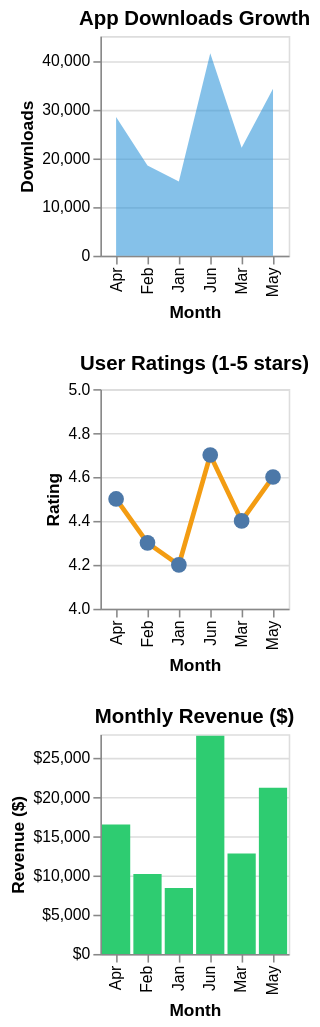

Here is the Vega-Lite specification saved for this chart:
### Vega-Lite specification from a JSON file in a GitHub repository (floating-point values rounded to 4 significant figures)
{"$schema": "https://vega.github.io/schema/vega-lite/v6.json", "description": "Mobile app analytics: Downloads, ratings, and revenue", "data": {"values": [{"month": "Jan", "downloads": 15200, "rating": 4.2, "revenue": 8400}, {"month": "Feb", "downloads": 18500, "rating": 4.3, "revenue": 10200}, {"month": "Mar", "downloads": 22100, "rating": 4.4, "revenue": 12800}, {"month": "Apr", "downloads": 28400, "rating": 4.5, "revenue": 16500}, {"month": "May", "downloads": 34200, "rating": 4.6, "revenue": 21200}, {"month": "Jun", "downloads": 41500, "rating": 4.7, "revenue": 27800}]}, "vconcat": [{"title": "App Downloads Growth", "mark": {"type": "area", "color": "#3498db", "opacity": 0.6}, "encoding": {"x": {"field": "month", "type": "ordinal", "axis": {"title": "Month"}}, "y": {"field": "downloads", "type": "quantitative", "axis": {"title": "Downloads", "format": ",.0f"}}}, "height": 140}, {"title": "User Ratings (1-5 stars)", "mark": {"type": "line", "point": {"filled": true, "size": 100}, "color": "#f39c12", "strokeWidth": 3}, "encoding": {"x": {"field": "month", "type": "ordinal", "axis": {"title": "Month"}}, "y": {"field": "rating", "type": "quantitative", "axis": {"title": "Rating", "format": ".1f"}, "scale": {"domain": [4.0, 5.0]}}}, "height": 140}, {"title": "Monthly Revenue ($)", "mark": {"type": "bar", "color": "#2ecc71"}, "encoding": {"x": {"field": "month", "type": "ordinal", "axis": {"title": "Month"}}, "y": {"field": "revenue", "type": "quantitative", "axis": {"title": "Revenue ($)", "format": "$,.0f"}}}, "height": 140}]}
